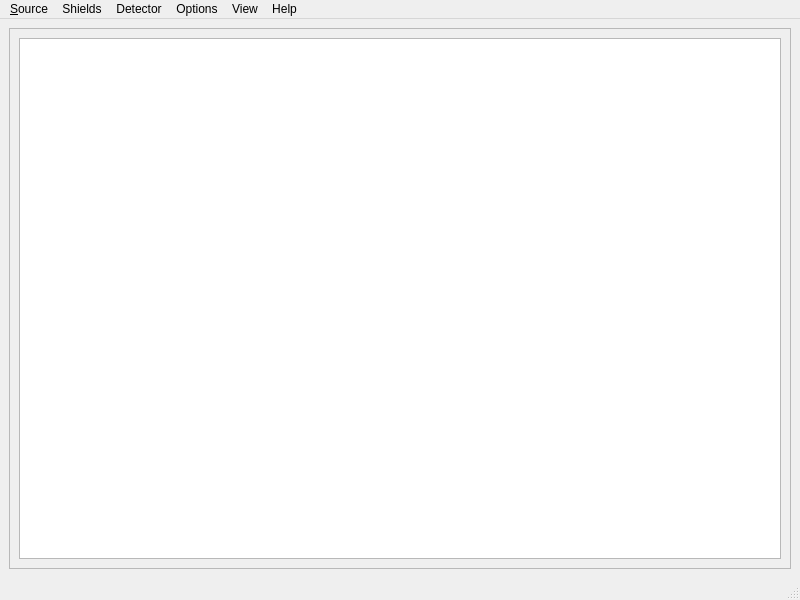
<?xml version="1.0" encoding="UTF-8"?>
<ui version="4.0">
 <class>MainWindow</class>
 <widget class="QMainWindow" name="MainWindow">
  <property name="geometry">
   <rect>
    <x>0</x>
    <y>0</y>
    <width>800</width>
    <height>600</height>
   </rect>
  </property>
  <property name="windowTitle">
   <string>ZapMeNot</string>
  </property>
  <widget class="QWidget" name="centralwidget">
   <property name="sizePolicy">
    <sizepolicy hsizetype="Expanding" vsizetype="Expanding">
     <horstretch>0</horstretch>
     <verstretch>0</verstretch>
    </sizepolicy>
   </property>
   <layout class="QVBoxLayout" name="verticalLayout">
    <item>
     <widget class="QScrollArea" name="scrollArea">
      <property name="widgetResizable">
       <bool>true</bool>
      </property>
      <widget class="QWidget" name="scrollAreaWidgetContents">
       <property name="geometry">
        <rect>
         <x>0</x>
         <y>0</y>
         <width>774</width>
         <height>518</height>
        </rect>
       </property>
       <layout class="QVBoxLayout" name="verticalLayout_2">
        <item>
         <widget class="QTextEdit" name="summaryDescription">
          <property name="readOnly">
           <bool>true</bool>
          </property>
          <property name="placeholderText">
           <string/>
          </property>
         </widget>
        </item>
       </layout>
      </widget>
     </widget>
    </item>
   </layout>
  </widget>
  <widget class="QMenuBar" name="menubar">
   <property name="geometry">
    <rect>
     <x>0</x>
     <y>0</y>
     <width>800</width>
     <height>29</height>
    </rect>
   </property>
   <widget class="QMenu" name="menu_Source">
    <property name="title">
     <string>&amp;Source</string>
    </property>
    <widget class="QMenu" name="menuBody">
     <property name="title">
      <string>Body</string>
     </property>
     <addaction name="actionLine_Source"/>
     <addaction name="actionPoint_Source"/>
     <addaction name="actionSpherical_Source"/>
     <addaction name="actionBox_Source"/>
     <addaction name="actionX_Aligned_Cylinder_Source"/>
     <addaction name="actionY_Aligned_Cylinder_Source"/>
     <addaction name="actionZ_Aligned_Cylinder_Source"/>
    </widget>
    <widget class="QMenu" name="menuPhotons">
     <property name="title">
      <string>Photons</string>
     </property>
     <addaction name="actionBy_Isotope"/>
     <addaction name="actionBy_Energy"/>
     <addaction name="actionImport"/>
    </widget>
    <addaction name="menuBody"/>
    <addaction name="menuPhotons"/>
    <addaction name="actionQuadrature"/>
   </widget>
   <widget class="QMenu" name="menuShield">
    <property name="title">
     <string>Shields</string>
    </property>
    <widget class="QMenu" name="menuAdd">
     <property name="title">
      <string>Add</string>
     </property>
     <addaction name="actionSemiInfiniteShield"/>
     <addaction name="actionSemiInfiniteXSlab"/>
     <addaction name="actionSphere"/>
     <addaction name="actionShell"/>
     <addaction name="actionBox"/>
     <addaction name="actionInfiniteAnnulus"/>
     <addaction name="actionXAlignedInfiniteAnnulus"/>
     <addaction name="actionYAlignedInfinteAnnulus"/>
     <addaction name="actionZAlignedInfiniteAnnulus"/>
     <addaction name="actionCappedCylinder"/>
    </widget>
    <addaction name="menuAdd"/>
    <addaction name="actionRemove"/>
   </widget>
   <widget class="QMenu" name="menuDetector">
    <property name="title">
     <string>Detector</string>
    </property>
    <addaction name="location"/>
   </widget>
   <widget class="QMenu" name="menuOptions">
    <property name="title">
     <string>Options</string>
    </property>
    <addaction name="actionBuildup_Material"/>
    <addaction name="actionDaughters"/>
    <addaction name="actionEnergy_Groups"/>
   </widget>
   <widget class="QMenu" name="menuView">
    <property name="title">
     <string>View</string>
    </property>
    <addaction name="actionPython_Script"/>
    <addaction name="actionGraphics"/>
   </widget>
   <widget class="QMenu" name="menuHelp">
    <property name="title">
     <string>Help</string>
    </property>
    <addaction name="actionZapMeNot_Help"/>
    <addaction name="actionAbout_ZapMeNot"/>
   </widget>
   <addaction name="menu_Source"/>
   <addaction name="menuShield"/>
   <addaction name="menuDetector"/>
   <addaction name="menuOptions"/>
   <addaction name="menuView"/>
   <addaction name="menuHelp"/>
  </widget>
  <widget class="QStatusBar" name="statusbar"/>
  <action name="actionRemove">
   <property name="enabled">
    <bool>false</bool>
   </property>
   <property name="text">
    <string>Remove ...</string>
   </property>
  </action>
  <action name="actionBuildup_Material">
   <property name="text">
    <string>Buildup Material ...</string>
   </property>
  </action>
  <action name="actionDaughters">
   <property name="text">
    <string>Daughters ...</string>
   </property>
  </action>
  <action name="actionEnergy_Groups">
   <property name="text">
    <string>Energy Groups ...</string>
   </property>
  </action>
  <action name="actionPython_Script">
   <property name="text">
    <string>Python Script</string>
   </property>
  </action>
  <action name="actionGraphics">
   <property name="text">
    <string>Graphics</string>
   </property>
  </action>
  <action name="location">
   <property name="text">
    <string>Location ...</string>
   </property>
  </action>
  <action name="actionZapMeNot_Help">
   <property name="text">
    <string>ZapMeNot Help</string>
   </property>
  </action>
  <action name="actionAbout_ZapMeNot">
   <property name="text">
    <string>About ZapMeNot</string>
   </property>
  </action>
  <action name="actionSemiInfiniteShield">
   <property name="text">
    <string>Semi-Infinite Shield</string>
   </property>
  </action>
  <action name="actionSemiInfiniteXSlab">
   <property name="text">
    <string>Semi-Infinite X-Aligned Slab</string>
   </property>
  </action>
  <action name="actionSphere">
   <property name="text">
    <string>Sphere</string>
   </property>
  </action>
  <action name="actionShell">
   <property name="text">
    <string>Shell</string>
   </property>
  </action>
  <action name="actionBox">
   <property name="text">
    <string>Box</string>
   </property>
  </action>
  <action name="actionInfiniteAnnulus">
   <property name="text">
    <string>Infinite Annulus</string>
   </property>
  </action>
  <action name="actionXAlignedInfiniteAnnulus">
   <property name="text">
    <string>X-Aligned Infinite Annulus</string>
   </property>
  </action>
  <action name="actionYAlignedInfinteAnnulus">
   <property name="text">
    <string>Y-Aligned Infinte Annulus</string>
   </property>
  </action>
  <action name="actionZAlignedInfiniteAnnulus">
   <property name="text">
    <string>Z-Aligned Infinite Annulus</string>
   </property>
  </action>
  <action name="actionCappedCylinder">
   <property name="text">
    <string>Capped Cylinder</string>
   </property>
  </action>
  <action name="actionLine_Source">
   <property name="text">
    <string>Line Source</string>
   </property>
  </action>
  <action name="actionPoint_Source">
   <property name="text">
    <string>Point Source</string>
   </property>
  </action>
  <action name="actionSpherical_Source">
   <property name="text">
    <string>Spherical Source</string>
   </property>
  </action>
  <action name="actionBox_Source">
   <property name="text">
    <string>Box Source</string>
   </property>
  </action>
  <action name="actionX_Aligned_Cylinder_Source">
   <property name="text">
    <string>X-Aligned Cylinder Source</string>
   </property>
  </action>
  <action name="actionY_Aligned_Cylinder_Source">
   <property name="text">
    <string>Y-Aligned Cylinder Source</string>
   </property>
  </action>
  <action name="actionZ_Aligned_Cylinder_Source">
   <property name="text">
    <string>Z-Aligned Cylinder Source</string>
   </property>
  </action>
  <action name="actionBy_Isotope">
   <property name="text">
    <string>By Isotope</string>
   </property>
  </action>
  <action name="actionBy_Energy">
   <property name="text">
    <string>By Energy</string>
   </property>
  </action>
  <action name="actionImport">
   <property name="text">
    <string>Import ...</string>
   </property>
  </action>
  <action name="actionQuadrature">
   <property name="text">
    <string>Quadrature ...</string>
   </property>
  </action>
 </widget>
 <resources/>
 <connections/>
</ui>
